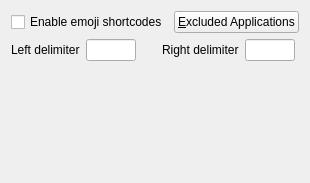
     <widget class="QWidget" name="tabEmojis">
      <attribute name="title">
       <string>Emojis</string>
      </attribute>
      <layout class="QVBoxLayout" name="verticalLayout_8">
       <item>
        <layout class="QHBoxLayout" name="horizontalLayout_7">
         <item>
          <widget class="QCheckBox" name="checkEnableEmoji">
           <property name="text">
            <string>Enable emoji shortcodes</string>
           </property>
          </widget>
         </item>
         <item>
          <widget class="QPushButton" name="buttonEmojiExcludedApps">
           <property name="text">
            <string>&amp;Excluded Applications</string>
           </property>
          </widget>
         </item>
         <item>
          <spacer name="horizontalSpacer_6">
           <property name="orientation">
            <enum>Qt::Horizontal</enum>
           </property>
           <property name="sizeHint" stdset="0">
            <size>
             <width>0</width>
             <height>20</height>
            </size>
           </property>
          </spacer>
         </item>
        </layout>
       </item>
       <item>
        <layout class="QGridLayout" name="gridLayout_2" columnstretch="0,0,0,0,0,0">
         <item row="0" column="0">
          <widget class="QLabel" name="labelEmojiLeftDelimiter">
           <property name="text">
            <string>Left delimiter</string>
           </property>
          </widget>
         </item>
         <item row="0" column="2">
          <spacer name="horizontalSpacer_10">
           <property name="orientation">
            <enum>Qt::Horizontal</enum>
           </property>
           <property name="sizeType">
            <enum>QSizePolicy::Fixed</enum>
           </property>
           <property name="sizeHint" stdset="0">
            <size>
             <width>20</width>
             <height>10</height>
            </size>
           </property>
          </spacer>
         </item>
         <item row="0" column="1">
          <widget class="QLineEdit" name="editEmojiLeftDelimiter">
           <property name="maximumSize">
            <size>
             <width>50</width>
             <height>16777215</height>
            </size>
           </property>
          </widget>
         </item>
         <item row="0" column="5">
          <spacer name="horizontalSpacer_9">
           <property name="orientation">
            <enum>Qt::Horizontal</enum>
           </property>
           <property name="sizeHint" stdset="0">
            <size>
             <width>0</width>
             <height>20</height>
            </size>
           </property>
          </spacer>
         </item>
         <item row="0" column="4">
          <widget class="QLineEdit" name="editEmojiRightDelimiter">
           <property name="maximumSize">
            <size>
             <width>50</width>
             <height>16777215</height>
            </size>
           </property>
          </widget>
         </item>
         <item row="0" column="3">
          <widget class="QLabel" name="labelEmojiRightDelimiter">
           <property name="text">
            <string>Right delimiter</string>
           </property>
          </widget>
         </item>
        </layout>
       </item>
       <item>
        <spacer name="verticalSpacer_3">
         <property name="orientation">
          <enum>Qt::Vertical</enum>
         </property>
         <property name="sizeHint" stdset="0">
          <size>
           <width>20</width>
           <height>111</height>
          </size>
         </property>
        </spacer>
       </item>
      </layout>
     </widget>
